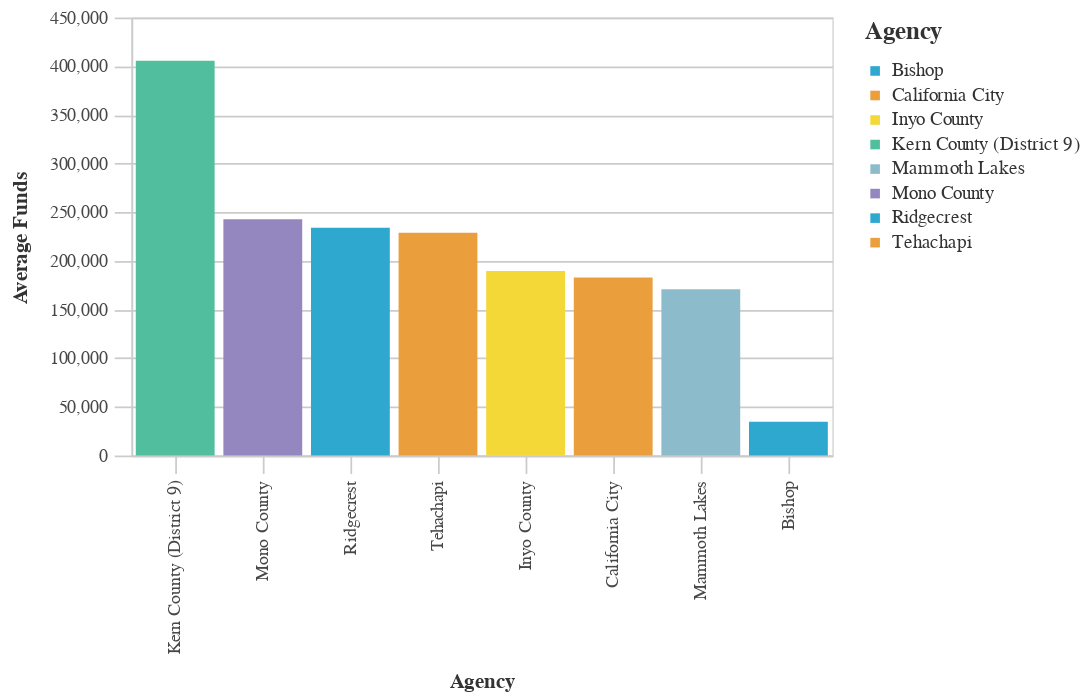

Source (notebook cell):
### Markdown cell above
### Lowest Average Total Funds by Agency ($2021)

### Code cell
#Bar chart Bottom Average Total Requested Funds by Agency
avg_funds_bottom = (df>>group_by(_.primary_agency_name)>>summarize(avg_funds=_.adjusted_total_requested.mean())>>arrange(-_.avg_funds)).tail(50)

chart5=( _dla_utils.basic_bar_chart_no_save((avg_funds_bottom.tail(40)), 'primary_agency_name','avg_funds', 'primary_agency_name', district))

chart5=chart5.encode([alt.Tooltip('primary_agency_name', title=_dla_utils.labeling('primary_agency_name')),
                alt.Tooltip('avg_funds', title=_dla_utils.labeling('avg_funds'), format="$,.2f")
                          ]
                                   )
display(chart5)

### Figure 1 — Vega-Lite specification as saved in the notebook (floating-point values rounded to 4 significant figures)
{"config": {"view": {"continuousWidth": 400, "continuousHeight": 300}, "axis": {"domainColor": "#cbcbcb", "grid": true, "gridColor": "#cbcbcb", "gridWidth": 1, "labelColor": "#474747", "labelFont": "Nunito Sans", "labelFontSize": 10, "labelPadding": 4, "tickColor": "#cbcbcb", "tickSize": 10, "titleColor": "#333", "titleFont": "Raleway", "titleFontSize": 12, "titlePadding": 10}, "axisBand": {"grid": false}, "background": "white", "font": "Raleway", "header": {"labelFont": "Nunito Sans", "titleFont": "Raleway"}, "legend": {"labelColor": "#333", "labelFont": "Nunito Sans", "labelFontSize": 11, "labelLimit": 0, "padding": 1, "symbolSize": 30, "symbolType": "square", "titleColor": "#333", "titleFont": "Raleway", "titleFontSize": 14, "titlePadding": 10}, "title": {"anchor": "middle", "font": "Raleway", "fontSize": 18, "fontWeight": 300, "offset": 20}}, "data": {"name": "data-4eb26bb7cb634d97e17347dbd44052e9"}, "mark": "bar", "encoding": {"color": {"field": "primary_agency_name", "legend": {"symbolLimit": 10, "title": "Agency"}, "scale": {"range": ["#2EA8CE", "#EB9F3C", "#F4D837", "#51BF9D", "#8CBCCB", "#9487C0"]}, "type": "nominal"}, "tooltip": [{"field": "primary_agency_name", "title": "Agency", "type": "nominal"}, {"field": "avg_funds", "format": "$,.2f", "title": "Average Funds", "type": "quantitative"}], "x": {"field": "primary_agency_name", "sort": "-y", "title": "Agency", "type": "nominal"}, "y": {"field": "avg_funds", "title": "Average Funds", "type": "quantitative"}}, "height": 250, "width": 400, "$schema": "https://vega.github.io/schema/vega-lite/v4.17.0.json", "datasets": {"data-4eb26bb7cb634d97e17347dbd44052e9": [{"primary_agency_name": "Kern County (District 9)", "avg_funds": 405500.0}, {"primary_agency_name": "Mono County", "avg_funds": 242600.0}, {"primary_agency_name": "Ridgecrest", "avg_funds": 234000.0}, {"primary_agency_name": "Tehachapi", "avg_funds": 228900.0}, {"primary_agency_name": "Inyo County", "avg_funds": 189500.0}, {"primary_agency_name": "California City", "avg_funds": 182800.0}, {"primary_agency_name": "Mammoth Lakes", "avg_funds": 170900.0}, {"primary_agency_name": "Bishop", "avg_funds": 34700.0}]}}
